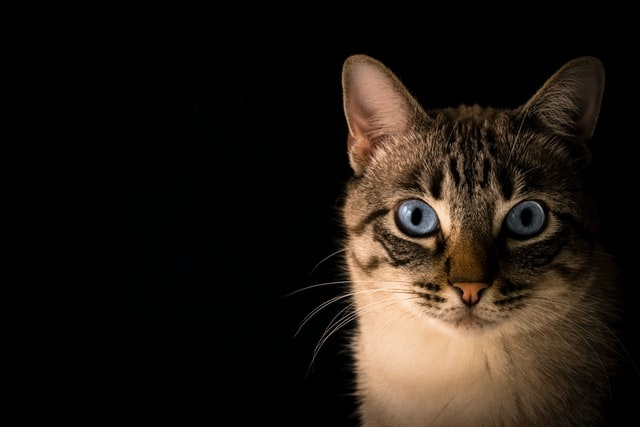
#> input picture cat.jpg, 640 x 427 px
$ python lab12.py
#> lines starting #> are read from the running program, lines starting #| are printed output that depends on the picture; after the words box and inside, x2 and y2 are one past the last pixel; in counts of white or black regions, pixels touching at a corner belong together
"""
@brief Sample code testing OpenCV smoothing filters like GaussianBlur, medianBlur and bilateralFilter
"""

import sys
import cv2 as cv
import numpy as np

#  Global Variables
DELAY_CAPTION = 1500
DELAY_BLUR = 100
MAX_KERNEL_LENGTH = 31
src = None
dst = None
window_name = 'Smoothing Demo'

def main(argv):
    cv.namedWindow(window_name, cv.WINDOW_AUTOSIZE)
    # Load the source image
    imageName = argv[0] if len(argv) > 0 else 'cat.jpg'
    global src
    src = cv.imread(cv.samples.findFile(imageName))
#> src is the input picture: shape (427, 640, 3); mean B, G, R 18.9, 25.4, 32.6
    if src is None:
        print ('Error opening image')
        print ('Usage: smoothing.py [image_name -- default cat.jpg] \n')
        return -1
    if display_caption('Original Image') != 0:
        return 0
    global dst
    dst = np.copy(src)
    if display_dst(DELAY_CAPTION) != 0:
        return 0
    # Applying Homogeneous blur
    if display_caption('Homogeneous Blur') != 0:
        return 0

    for i in range(1, MAX_KERNEL_LENGTH, 2):
        dst = cv.blur(src, (i, i))
        if display_dst(DELAY_BLUR) != 0:
            return 0

    # Applying Gaussian blur
    if display_caption('Gaussian Blur') != 0:
        return 0

    for i in range(1, MAX_KERNEL_LENGTH, 2):
        dst = cv.GaussianBlur(src, (i, i), 0)
        if display_dst(DELAY_BLUR) != 0:
            return 0

    # Applying Median blur
    if display_caption('Median Blur') != 0:
        return 0

    for i in range(1, MAX_KERNEL_LENGTH, 2):
        dst = cv.medianBlur(src, i)
        if display_dst(DELAY_BLUR) != 0:
            return 0

    # Applying Bilateral Filter
    if display_caption('Bilateral Blur') != 0:
        return 0

    for i in range(1, MAX_KERNEL_LENGTH, 2):
        dst = cv.bilateralFilter(src, i, i * 2, i / 2)
        if display_dst(DELAY_BLUR) != 0:
            return 0

    #  Done
    display_caption('Done!')
    return 0

def display_caption(caption):
#> called with caption = 'Original Image'
    global dst
    dst = np.zeros(src.shape, src.dtype)
    rows, cols, _ch = src.shape
#> rows = 427; cols = 640
    cv.putText(dst, caption,
                (int(cols / 4), int(rows / 2)),
                cv.FONT_HERSHEY_COMPLEX, 1, (255, 255, 255))
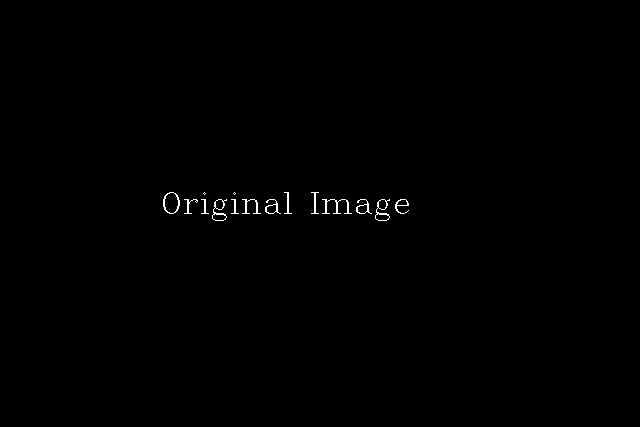
#> dst: shape (427, 640, 3); 0.34% white in thin lines or dots, all inside (x1, y1, x2, y2) = (163, 192, 409, 221)
    return display_dst(DELAY_CAPTION)

def display_dst(delay):
#> called with delay = 1500
    cv.imshow(window_name, dst)
    c = cv.waitKey(delay)
#> (key Esc is pressed here)
    if c >= 0 : return -1
    return 0

if __name__ == "__main__":
    main(sys.argv[1:])
